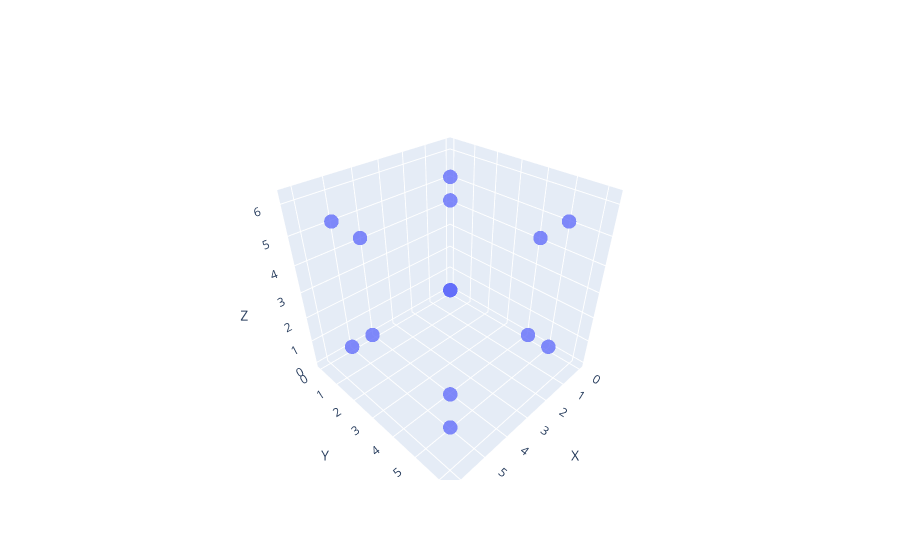

Source (notebook cell):
### Code cell
make_super_cell("CsCl.cif", 2, False)

### Figure 1 — Plotly figure (JSON) as saved in the notebook; plotly's stock layout.template omitted (floating-point values rounded to 4 significant figures)
{"data": [{"marker": {"opacity": 0.8, "size": 5}, "mode": "markers", "type": "scatter3d", "x": [2.072, 2.072, 2.072, 2.072, 6.216, 6.216, 6.216, 6.216, 0, 0, 6.664e-16, 6.664e-16, 4.144, 4.144, 4.144, 4.144], "y": [2.072, 2.072, 6.216, 6.216, 2.072, 2.072, 6.216, 6.216, 0, 0, 4.144, 4.144, 0, 0, 4.144, 4.144], "z": [2.072, 6.216, 2.072, 6.216, 2.072, 6.216, 2.072, 6.216, 0, 4.144, 2.537e-16, 4.144, 2.537e-16, 4.144, 5.075e-16, 4.144]}], "layout": {"scene": {"xaxis": {"title": {"text": "X"}}, "yaxis": {"title": {"text": "Y"}}, "zaxis": {"title": {"text": "Z"}}}}}
